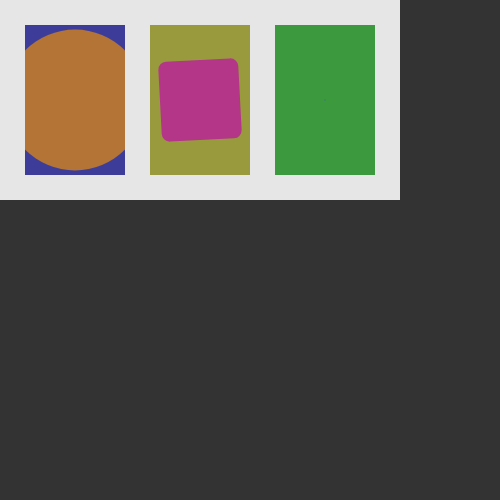
Frame 1 (no input)
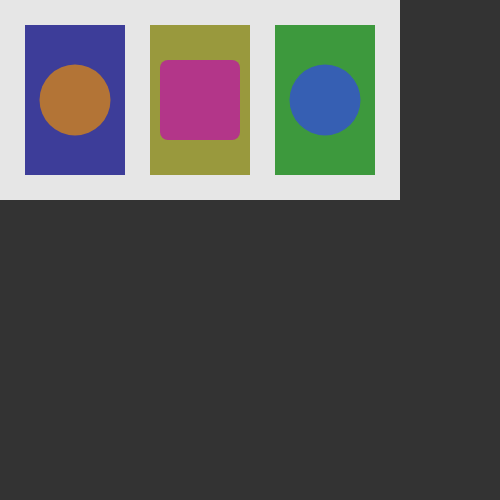
Frame 60 (no input)
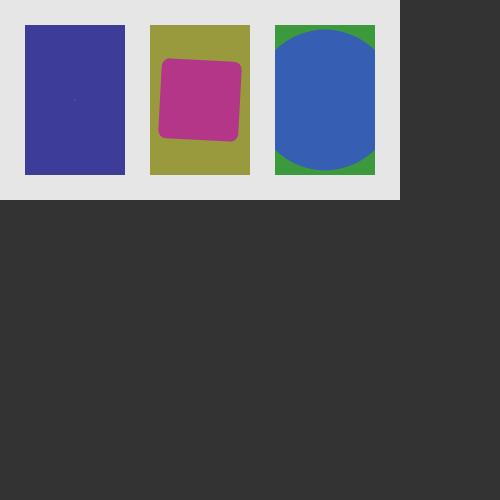
Frame 120 (the mouse pressed at the canvas centre since frame 60)

The p5.js sketch that drew these frames (run headless with seeded random() and noise() and a simulated clock; from frame 60 on, the mouse is pressed at the canvas centre):

// p5.js sketch
// ── sketch.js
var f=[];
var border=25;
var fw=100;
var fh=fw*1.5;
var xp=0;

function setup() {
  createCanvas(500,500);
  colorMode(HSB);
  f[0]=new Frame(xp+border,border,fw,fh,120);
  f[0].assignRenderer(RenderFrame1);
  xp+=border+fw;
  f[1]=new Frame(xp+border,border,fw,fh,120);
  f[1].assignRenderer(RenderFrame2);
  f[1].assignRenderer(RenderFrame3);
  xp+=border+fw;
  f[2]=new Frame(xp+border,border,fw,fh,120);
  f[2].assignRenderer(RenderFrame4);
  xp+=border*2+fw;
}

function draw() {
  background(0,0,20);
  fill(0,0,90);
  noStroke();
  rectMode(CORNER);
  rect(0,0,xp,border*2+fh);
  for(var i=0; i<3; i++){
    f[i].run();
  }
  // var res=f[0].run();
  // if(res){
  //   var fi=f[0].get();
  //   image(fi,50,50);
  // } else {
  //   f[0].reset();
  // }
}

function mousePressed(){

}

function Frame(x,y,w,h,ttlMax){
  var g=createGraphics(w,h);
  var prevSnap;
  // var renderer=null;
  var renderers=[];
  var currentRenderNum=-1;
  var thisRenderer=null;
  var prevRenderer=null;
  var transitionMax=1;
  var transitionNow=0;

  this.assignRenderer=function(renderFunc){
    renderers.push(new renderFunc(w,h,ttlMax));
    currentRenderNum=0;
    thisRenderer=renderers[currentRenderNum];
  };

  this.reset=function(){
    currentRenderNum=(currentRenderNum+1)%renderers.length;
    prevRenderer=thisRenderer;
    prevSnap=g.get();
    thisRenderer=renderers[currentRenderNum];
    thisRenderer.reset();
    if(renderers.length>1){
      transitionNow=transitionMax;
    }
  };

  this.run=function(){
    if(transitionNow>0.001){
      transitionNow+=(0-transitionNow)/10;
    } else {
      prevRenderer=null;
    }
    if(thisRenderer!==null){
      // thisRenderer.render(g);
      if(thisRenderer.run()){
        thisRenderer.render(g);
        var fi=g.get();
        image(fi,x+w-w*(1-transitionNow),y,w*(1-transitionNow),h);
      } else {
        this.reset();
      }
    }
    if(prevRenderer!==null){
      // thisRenderer.render(g);
      image(prevSnap,x,y,w*(transitionNow),h);
    }
  };

  this.get=function(){
    return g.get();
  };
}

function RenderFrame1(w,h,ttlMax){
  var ttl=ttlMax;
  var x=w/2;
  var y=h/2;
  var r=w/2;

  this.reset=function(){
    ttl=ttlMax;
  };

  this.run=function(){
    ttl--;
    return ttl>0;
  };

  this.render=function(g){
    g.colorMode(HSB);
    g.background(240,60,60);
    r=w*0.71*ttl/ttlMax;
    g.fill(30,70,70);
    g.noStroke();
    g.ellipse(x,y,r*2);
  };
}

function RenderFrame2(w,h,ttlMax){
  var ttl=ttlMax;
  var x=w/2;
  var y=h/2;
  var a=TWO_PI;
  var s=w*0.8;

  this.reset=function(){
    ttl=ttlMax;
  };

  this.run=function(){
    ttl--;
    return ttl>0;
  };

  this.render=function(g){
    g.colorMode(HSB);
    g.background(60,60,60);
    a=TWO_PI*ttl/ttlMax;
    g.push();
    g.translate(x,y);
    g.rotate(a);
    g.fill(320,70,70);
    g.noStroke();
    g.rectMode(CENTER);
    g.rect(0,0,s,s,s*0.1);
    g.pop();
  };
}

function RenderFrame3(w,h,ttlMax){
  var ttl=ttlMax;
  var x=w/2;
  var y=h/2;
  var a=1;

  this.reset=function(){
    ttl=ttlMax;
  };

  this.run=function(){
    ttl--;
    return ttl>0;
  };

  this.render=function(g){
    g.colorMode(HSB);
    g.background(0,40,60);
    a=ttl/ttlMax;
    g.push();
    // g.translate(x,y);
    // g.rotate(a);
    g.fill(180,70,70);
    g.noStroke();
    g.rectMode(CORNER);
    g.rect(0,0,w,h*0.5*ttl/ttlMax);
    g.rect(0,h-h*0.5*ttl/ttlMax,w,h*0.5*ttl/ttlMax);
    g.pop();
  };
}

function RenderFrame4(w,h,ttlMax){
  var ttl=ttlMax;
  var x=w/2;
  var y=h/2;
  var r=w;

  this.reset=function(){
    ttl=ttlMax;
  };

  this.run=function(){
    ttl--;
    return ttl>0;
  };

  this.render=function(g){
    g.colorMode(HSB);
    g.background(120,60,60);
    r=w*0.71*(1-ttl/ttlMax);
    g.fill(220,70,70);
    g.noStroke();
    g.ellipse(x,y,r*2);
  };
}
